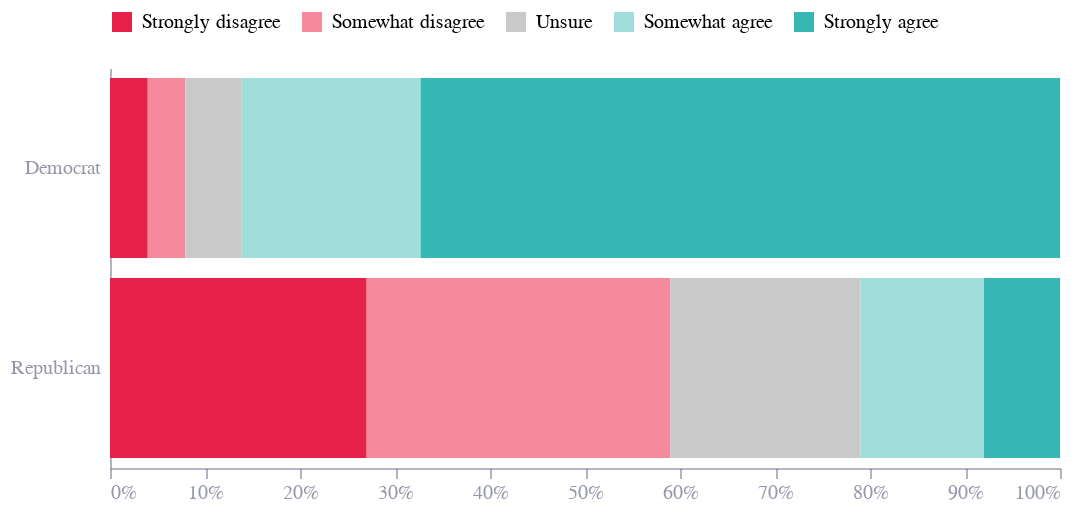

Notebook source saved alongside this figure:
### Markdown cell above
## Partisan Version

### Code cell
import altair as alt
import pandas as pd

# Read and reshape your data
df = pd.read_csv("data/ipsos_Increasing_tariffs_on_imported_goods_will_do_more_harm_than_good.csv")
df = df.replace("%", "", regex=True)
df = df.melt(id_vars=["Response"], var_name="group", value_name="value")
df.group = df.group.str.replace("\(.*\)", "", regex=True)
df['value'] = df['value'].astype(float) / 100


# Keep only the main responses
df = df[df.Response.isin(["Strongly agree", "Somewhat agree", "Unsure", "Somewhat disagree", "Strongly disagree"])]


df["value"] = df["value"] / df.groupby("group")["value"].transform("sum")

# Define stacking order
df["response_order"] = df["Response"].map({
    "Strongly disagree": 0,
    "Somewhat disagree": 1,
    "Unsure": 2,
    "Somewhat agree": 3,
    "Strongly agree": 4
})

# Set colours
color_scale = alt.Scale(
    domain=[
        "Strongly disagree", "Somewhat disagree",
        "Unsure",
        "Somewhat agree", "Strongly agree"
    ],
    range=[
        "#E6224B", "#F58A9D",
        "#C9C9C9",
        "#A0DDDB", "#36B7B4"
    ]
)

# Keep just republicans and democrats

# Sorting group order
order = ["Total", "Democrat", "Independent", "Republican"]
df['group'] = df['group'].str.strip()
df = df[df["group"].isin(order)]
group_order = order[::-1]  # Republican at top
df["group_order"] = df["group"].map({name: i for i, name in enumerate(group_order)})

df = df[df["group"].isin(["Democrat", "Republican"])]


# Plot
chart = alt.Chart(df).mark_bar().encode(
    y=alt.Y("group:N", sort=alt.EncodingSortField(field="group_order", order="descending"), title=None),
    x=alt.X("value:Q", title=None, axis=alt.Axis(format="%")),
    color=alt.Color("Response:N", scale=color_scale, legend=alt.Legend(title="", orient="top")),
    order=alt.Order("response_order:O", sort="ascending")
).properties(
    width=475,
    height=200
)

chart.save("charts/US_tarrifs_will_do_more_harm_than_good_dem_rep.png", scale_factor=3)
chart.save("charts/US_tarrifs_will_do_more_harm_than_good_dem_rep.json")
chart

### Figure 1 — Vega-Lite specification as saved in the notebook (floating-point values rounded to 4 significant figures)
{"config": {"font": "Circular Std", "mark": {"line": {"interpolate": "monotone"}}, "view": {"stroke": "transparent", "width": 400, "height": 300}, "range": {"category": ["#36B7B4", "#E6224B", "#F4C245", "#0063AF", "#00A767", "#179FDB", "#EB5C2E"], "diverging": ["#E6224B", "#E54753", "#C9C9C9", "#179FDB", "#122B39"], "heatmap": ["#C9C9C9", "#179FDB", "#0063AF", "#122B39"], "ordinal": ["#00A767", "#36B7B4", "#179FDB", "#0063AF", "#243B5A"]}, "axisX": {"domainColor": "#676A86", "domainOpacity": 0.5, "grid": false, "labelAngle": 0, "labelColor": "#676A86", "labelOpacity": 0.7, "orient": "bottom", "tickColor": "#676A86", "tickCount": 10, "tickOpacity": 0.5, "title": false, "titleAlign": "center", "titleAnchor": "middle", "titleColor": "#676A86", "titleFontSize": 12, "titleOpacity": 0.8, "titleY": -15}, "axisY": {"domainColor": "#676A86", "domainOpacity": 0.5, "gridColor": "#676A86", "gridDash": [1, 5], "gridOpacity": 0.5, "labelColor": "#676A86", "labelOpacity": 0.7, "labelPadding": 5, "tickColor": "#676A86", "tickCount": 8, "tickOpacity": 0.5, "ticks": false, "titleAlign": "left", "titleAngle": 0, "titleBaseline": "bottom", "titleColor": "#676A86", "titleFontSize": 12, "titleOpacity": 0.8, "titleX": 0, "titleY": -7}}, "data": {"name": "data-315270ffa73f8ef75105854937985184"}, "mark": {"type": "bar"}, "encoding": {"color": {"field": "Response", "legend": {"orient": "top", "title": ""}, "scale": {"domain": ["Strongly disagree", "Somewhat disagree", "Unsure", "Somewhat agree", "Strongly agree"], "range": ["#E6224B", "#F58A9D", "#C9C9C9", "#A0DDDB", "#36B7B4"]}, "type": "nominal"}, "order": {"field": "response_order", "sort": "ascending", "type": "ordinal"}, "x": {"axis": {"format": "%"}, "field": "value", "title": null, "type": "quantitative"}, "y": {"field": "group", "sort": {"field": "group_order", "order": "descending"}, "title": null, "type": "nominal"}}, "height": 200, "width": 475, "$schema": "https://vega.github.io/schema/vega-lite/v5.8.0.json", "datasets": {"data-315270ffa73f8ef75105854937985184": [{"Response": "Strongly agree", "group": "Democrat", "value": 0.6733, "response_order": 4, "group_order": 2}, {"Response": "Somewhat agree", "group": "Democrat", "value": 0.1881, "response_order": 3, "group_order": 2}, {"Response": "Somewhat disagree", "group": "Democrat", "value": 0.0396, "response_order": 1, "group_order": 2}, {"Response": "Strongly disagree", "group": "Democrat", "value": 0.0396, "response_order": 0, "group_order": 2}, {"Response": "Unsure", "group": "Democrat", "value": 0.05941, "response_order": 2, "group_order": 2}, {"Response": "Strongly agree", "group": "Republican", "value": 0.08, "response_order": 4, "group_order": 0}, {"Response": "Somewhat agree", "group": "Republican", "value": 0.13, "response_order": 3, "group_order": 0}, {"Response": "Somewhat disagree", "group": "Republican", "value": 0.32, "response_order": 1, "group_order": 0}, {"Response": "Strongly disagree", "group": "Republican", "value": 0.27, "response_order": 0, "group_order": 0}, {"Response": "Unsure", "group": "Republican", "value": 0.2, "response_order": 2, "group_order": 0}]}}
